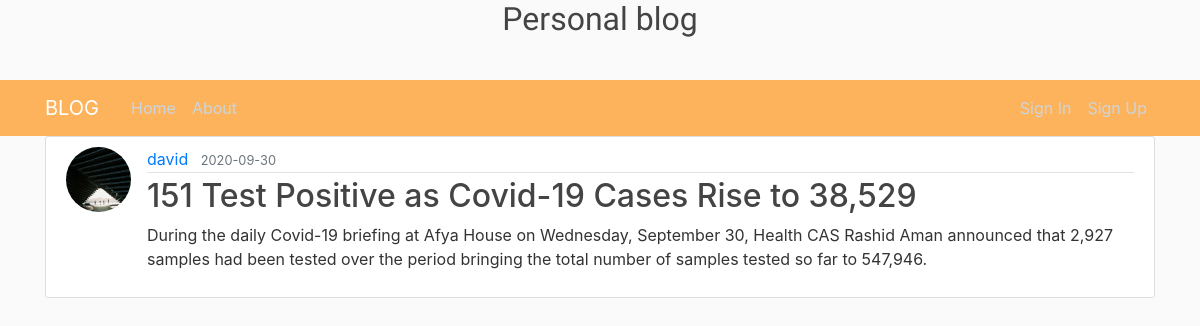
The page /post/12 on the database its author committed.
### flask3/models.py (models this page shows, shortened)
class User(db.Model,UserMixin):
    id = db.Column(db.Integer, primary_key=True)
    username = db.Column(db.String(20), unique=True, nullable=False)
    email = db.Column(db.String(120), unique=True, nullable=False)
    image_file = db.Column(db.String(20), nullable=False, default='default.jpg')
    password = db.Column(db.String(60), nullable=False)
    posts = db.relationship('Post', backref='author', lazy=True)

class Post(db.Model):
    id = db.Column(db.Integer, primary_key=True)
    title = db.Column(db.String(100), nullable=False)
    date_posted = db.Column(db.DateTime, nullable=False, default=datetime.utcnow)
    content = db.Column(db.Text, nullable=False)
    user_id = db.Column(db.Integer, db.ForeignKey('user.id'), nullable=False)

### flask3/routes.py (the view)
@app.route("/post/<int:post_id>")
def post(post_id):
    post = Post.query.get_or_404(post_id)
    return render_template('post.html', title=post.title, post=post)

### flask3/templates/post.html (shortened to what this page needs)
{% extends "layout.html" %}
{% block content %}
  <article class="media content-section">
    <img class="rounded-circle article-img" src="{{ url_for('static', filename='profile_pics/' + post.author.image_file) }}">
    <div class="media-body">
      <div class="article-metadata">
        <a class="mr-2" href="#">{{ post.author.username }}</a>
        <small class="text-muted">{{ post.date_posted.strftime('%Y-%m-%d') }}</small>
      </div>
      <h2 class="article-title">{{ post.title }}</h2>
      <p class="article-content">{{ post.content }}</p>
    </div>
  </article>
{% endblock content %}

### flask3/static/main.css (style rules this page uses)
body { background: #fafafa; color: #333333; margin-top: 5rem; }
h1, h2, h3, h4, h5, h6 { color: #444444; }
.content-section { background: #ffffff; padding: 10px 20px; border: 1px solid #dddddd; border-radius: 3px; margin-bottom: 20px; }
.article-title { color: #444444; }
.article-content { white-space: pre-line; }
.article-img { height: 65px; width: 65px; margin-right: 16px; }
.article-metadata { padding-bottom: 1px; margin-bottom: 4px; border-bottom: 1px solid #e3e3e3 }

### flask3/templates/layout.html (style rules this page uses)
body { background-image: url("https://images.unsplash.com/photo-1458682625221-3a45f8a844c7?ixlib=rb-1.2.1&ixid=eyJhcHBfaWQiOjEyMDd9&auto=format&fit=crop&w=500&q=60"); background-repeat: no-repeat; background-position: right top; background-attachment: fixed; background-size: cover; }

### rows shown on the page
User: image_file (picture), author.username "david"
Post: date_posted "2020-09-30", title "151 Test Positive as Covid-19 Cases Rise to 38,529", content "During the daily Covid-19 briefing at Afya House on Wednesday, September 30, Health CAS Rashid Aman announced that 2,927 samples had been tested over the period bringing the total number of samples tested so far to 547,946."
